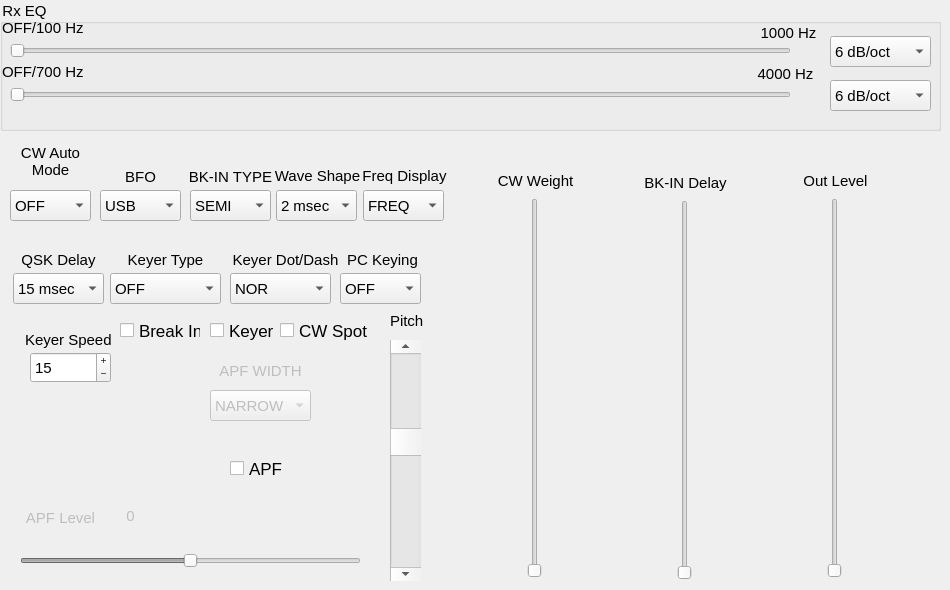
      <widget class="QWidget" name="CW">
       <property name="styleSheet">
        <string notr="true">QWidget{font: &quot;MS Shell Dlg 2&quot;; font-size: 15px}</string>
       </property>
       <attribute name="title">
        <string>CW</string>
       </attribute>
       <widget class="QGroupBox" name="gpEQ_CW">
        <property name="geometry">
         <rect>
          <x>0</x>
          <y>0</y>
          <width>941</width>
          <height>131</height>
         </rect>
        </property>
        <property name="title">
         <string>Rx EQ</string>
        </property>
        <widget class="QComboBox" name="cbCWHCutSlope">
         <property name="geometry">
          <rect>
           <x>830</x>
           <y>80</y>
           <width>101</width>
           <height>31</height>
          </rect>
         </property>
         <item>
          <property name="text">
           <string>6 dB/oct</string>
          </property>
         </item>
         <item>
          <property name="text">
           <string>18 dB/oct</string>
          </property>
         </item>
        </widget>
        <widget class="QLabel" name="lblLcutEnd_CW">
         <property name="geometry">
          <rect>
           <x>753</x>
           <y>23</y>
           <width>71</width>
           <height>20</height>
          </rect>
         </property>
         <property name="text">
          <string>1000 Hz</string>
         </property>
         <property name="alignment">
          <set>Qt::AlignCenter</set>
         </property>
        </widget>
        <widget class="QSlider" name="lvlCWHCutFreq">
         <property name="geometry">
          <rect>
           <x>10</x>
           <y>84</y>
           <width>781</width>
           <height>22</height>
          </rect>
         </property>
         <property name="maximum">
          <number>67</number>
         </property>
         <property name="orientation">
          <enum>Qt::Horizontal</enum>
         </property>
        </widget>
        <widget class="QSlider" name="lvlCWLCutFreq">
         <property name="geometry">
          <rect>
           <x>10</x>
           <y>40</y>
           <width>781</width>
           <height>22</height>
          </rect>
         </property>
         <property name="maximum">
          <number>19</number>
         </property>
         <property name="orientation">
          <enum>Qt::Horizontal</enum>
         </property>
        </widget>
        <widget class="QLabel" name="lbHLcutEnd_CW">
         <property name="geometry">
          <rect>
           <x>750</x>
           <y>64</y>
           <width>71</width>
           <height>20</height>
          </rect>
         </property>
         <property name="text">
          <string>4000 Hz</string>
         </property>
         <property name="alignment">
          <set>Qt::AlignCenter</set>
         </property>
        </widget>
        <widget class="QLabel" name="lblLcutStart_CW">
         <property name="geometry">
          <rect>
           <x>2</x>
           <y>20</y>
           <width>91</width>
           <height>16</height>
          </rect>
         </property>
         <property name="text">
          <string>OFF/100 Hz</string>
         </property>
        </widget>
        <widget class="QComboBox" name="cbCWLCutSlope">
         <property name="geometry">
          <rect>
           <x>830</x>
           <y>36</y>
           <width>101</width>
           <height>31</height>
          </rect>
         </property>
         <item>
          <property name="text">
           <string>6 dB/oct</string>
          </property>
         </item>
         <item>
          <property name="text">
           <string>18 dB/oct</string>
          </property>
         </item>
        </widget>
        <widget class="QLabel" name="lblHcutStart_CW">
         <property name="geometry">
          <rect>
           <x>2</x>
           <y>64</y>
           <width>91</width>
           <height>16</height>
          </rect>
         </property>
         <property name="text">
          <string>OFF/700 Hz</string>
         </property>
        </widget>
       </widget>
       <widget class="QLabel" name="lblCWOutLevel">
        <property name="geometry">
         <rect>
          <x>770</x>
          <y>170</y>
          <width>131</width>
          <height>21</height>
         </rect>
        </property>
        <property name="text">
         <string>Out Level</string>
        </property>
        <property name="alignment">
         <set>Qt::AlignCenter</set>
        </property>
       </widget>
       <widget class="QSlider" name="lvlCWOutLevel">
        <property name="geometry">
         <rect>
          <x>810</x>
          <y>198</y>
          <width>50</width>
          <height>380</height>
         </rect>
        </property>
        <property name="maximum">
         <number>100</number>
        </property>
        <property name="orientation">
         <enum>Qt::Vertical</enum>
        </property>
       </widget>
       <widget class="QComboBox" name="cbCWAutoMode">
        <property name="geometry">
         <rect>
          <x>10</x>
          <y>190</y>
          <width>81</width>
          <height>31</height>
         </rect>
        </property>
        <item>
         <property name="text">
          <string>OFF</string>
         </property>
        </item>
        <item>
         <property name="text">
          <string>50M</string>
         </property>
        </item>
        <item>
         <property name="text">
          <string>ON</string>
         </property>
        </item>
       </widget>
       <widget class="QLabel" name="lblCwAutoMode">
        <property name="geometry">
         <rect>
          <x>10</x>
          <y>136</y>
          <width>81</width>
          <height>51</height>
         </rect>
        </property>
        <property name="text">
         <string>CW Auto Mode</string>
        </property>
        <property name="alignment">
         <set>Qt::AlignCenter</set>
        </property>
        <property name="wordWrap">
         <bool>true</bool>
        </property>
       </widget>
       <widget class="QComboBox" name="cbCWBFO">
        <property name="geometry">
         <rect>
          <x>100</x>
          <y>190</y>
          <width>81</width>
          <height>31</height>
         </rect>
        </property>
        <item>
         <property name="text">
          <string>USB</string>
         </property>
        </item>
        <item>
         <property name="text">
          <string>LSB</string>
         </property>
        </item>
        <item>
         <property name="text">
          <string>AUTO</string>
         </property>
        </item>
       </widget>
       <widget class="QLabel" name="lblCWBfo">
        <property name="geometry">
         <rect>
          <x>100</x>
          <y>166</y>
          <width>81</width>
          <height>21</height>
         </rect>
        </property>
        <property name="text">
         <string>BFO</string>
        </property>
        <property name="alignment">
         <set>Qt::AlignCenter</set>
        </property>
       </widget>
       <widget class="QLabel" name="lblBreakIn">
        <property name="geometry">
         <rect>
          <x>187</x>
          <y>166</y>
          <width>87</width>
          <height>21</height>
         </rect>
        </property>
        <property name="text">
         <string>BK-IN TYPE</string>
        </property>
        <property name="alignment">
         <set>Qt::AlignCenter</set>
        </property>
       </widget>
       <widget class="QComboBox" name="cbCWBkInType">
        <property name="geometry">
         <rect>
          <x>190</x>
          <y>190</y>
          <width>81</width>
          <height>31</height>
         </rect>
        </property>
        <item>
         <property name="text">
          <string>SEMI</string>
         </property>
        </item>
        <item>
         <property name="text">
          <string>FULL</string>
         </property>
        </item>
       </widget>
       <widget class="QLabel" name="lblCWWaveShape">
        <property name="geometry">
         <rect>
          <x>273</x>
          <y>166</y>
          <width>89</width>
          <height>20</height>
         </rect>
        </property>
        <property name="text">
         <string>Wave Shape</string>
        </property>
        <property name="alignment">
         <set>Qt::AlignCenter</set>
        </property>
       </widget>
       <widget class="QComboBox" name="cbWaveShape">
        <property name="geometry">
         <rect>
          <x>276</x>
          <y>190</y>
          <width>81</width>
          <height>31</height>
         </rect>
        </property>
        <property name="currentIndex">
         <number>0</number>
        </property>
        <item>
         <property name="text">
          <string>2 msec</string>
         </property>
        </item>
        <item>
         <property name="text">
          <string>4 msec</string>
         </property>
        </item>
       </widget>
       <widget class="QLabel" name="lblCWFreqDispaly">
        <property name="geometry">
         <rect>
          <x>360</x>
          <y>166</y>
          <width>89</width>
          <height>20</height>
         </rect>
        </property>
        <property name="text">
         <string>Freq Display</string>
        </property>
        <property name="alignment">
         <set>Qt::AlignCenter</set>
        </property>
       </widget>
       <widget class="QComboBox" name="cbCWFreqDisplay">
        <property name="geometry">
         <rect>
          <x>363</x>
          <y>190</y>
          <width>81</width>
          <height>31</height>
         </rect>
        </property>
        <item>
         <property name="text">
          <string>FREQ</string>
         </property>
        </item>
        <item>
         <property name="text">
          <string>PITCH</string>
         </property>
        </item>
       </widget>
       <widget class="QLabel" name="lblCWPCKeying">
        <property name="geometry">
         <rect>
          <x>347</x>
          <y>250</y>
          <width>71</width>
          <height>20</height>
         </rect>
        </property>
        <property name="text">
         <string>PC Keying</string>
        </property>
        <property name="alignment">
         <set>Qt::AlignCenter</set>
        </property>
       </widget>
       <widget class="QComboBox" name="cbCWPCKeying">
        <property name="geometry">
         <rect>
          <x>340</x>
          <y>273</y>
          <width>81</width>
          <height>31</height>
         </rect>
        </property>
        <item>
         <property name="text">
          <string>OFF</string>
         </property>
        </item>
        <item>
         <property name="text">
          <string>DAKY</string>
         </property>
        </item>
        <item>
         <property name="text">
          <string>RTS</string>
         </property>
        </item>
        <item>
         <property name="text">
          <string>DTR</string>
         </property>
        </item>
       </widget>
       <widget class="QLabel" name="lblCWBkInDelay">
        <property name="geometry">
         <rect>
          <x>600</x>
          <y>172</y>
          <width>171</width>
          <height>21</height>
         </rect>
        </property>
        <property name="text">
         <string>BK-IN Delay</string>
        </property>
        <property name="alignment">
         <set>Qt::AlignCenter</set>
        </property>
       </widget>
       <widget class="QSlider" name="lvlCWBKINDelay">
        <property name="geometry">
         <rect>
          <x>660</x>
          <y>200</y>
          <width>50</width>
          <height>380</height>
         </rect>
        </property>
        <property name="minimum">
         <number>30</number>
        </property>
        <property name="maximum">
         <number>3000</number>
        </property>
        <property name="singleStep">
         <number>10</number>
        </property>
        <property name="orientation">
         <enum>Qt::Vertical</enum>
        </property>
       </widget>
       <widget class="QComboBox" name="cbCWQSKDelayTime">
        <property name="geometry">
         <rect>
          <x>13</x>
          <y>273</y>
          <width>91</width>
          <height>31</height>
         </rect>
        </property>
        <item>
         <property name="text">
          <string>15 msec</string>
         </property>
        </item>
        <item>
         <property name="text">
          <string>20 msec</string>
         </property>
        </item>
        <item>
         <property name="text">
          <string>25 msec</string>
         </property>
        </item>
        <item>
         <property name="text">
          <string>30 msec</string>
         </property>
        </item>
       </widget>
       <widget class="QLabel" name="lblCWQSKDelayTime">
        <property name="geometry">
         <rect>
          <x>13</x>
          <y>250</y>
          <width>91</width>
          <height>20</height>
         </rect>
        </property>
        <property name="text">
         <string>QSK Delay</string>
        </property>
        <property name="alignment">
         <set>Qt::AlignCenter</set>
        </property>
       </widget>
       <widget class="QLabel" name="lblCWKeyerType">
        <property name="geometry">
         <rect>
          <x>110</x>
          <y>250</y>
          <width>111</width>
          <height>20</height>
         </rect>
        </property>
        <property name="text">
         <string>Keyer Type</string>
        </property>
        <property name="alignment">
         <set>Qt::AlignCenter</set>
        </property>
       </widget>
       <widget class="QComboBox" name="cbCWKeyerType">
        <property name="geometry">
         <rect>
          <x>110</x>
          <y>273</y>
          <width>111</width>
          <height>31</height>
         </rect>
        </property>
        <item>
         <property name="text">
          <string>OFF</string>
         </property>
        </item>
        <item>
         <property name="text">
          <string>BUG</string>
         </property>
        </item>
        <item>
         <property name="text">
          <string>ELEKEY-B</string>
         </property>
        </item>
        <item>
         <property name="text">
          <string>ELEKEY-Y</string>
         </property>
        </item>
        <item>
         <property name="text">
          <string>ACS</string>
         </property>
        </item>
       </widget>
       <widget class="QLabel" name="lblCWKeyerDotDash">
        <property name="geometry">
         <rect>
          <x>220</x>
          <y>250</y>
          <width>131</width>
          <height>20</height>
         </rect>
        </property>
        <property name="text">
         <string>Keyer Dot/Dash</string>
        </property>
        <property name="alignment">
         <set>Qt::AlignCenter</set>
        </property>
       </widget>
       <widget class="QComboBox" name="cbCWKeyerDotDash">
        <property name="geometry">
         <rect>
          <x>230</x>
          <y>273</y>
          <width>101</width>
          <height>31</height>
         </rect>
        </property>
        <item>
         <property name="text">
          <string>NOR</string>
         </property>
        </item>
        <item>
         <property name="text">
          <string>REV</string>
         </property>
        </item>
       </widget>
       <widget class="QLabel" name="lblCWWeight">
        <property name="geometry">
         <rect>
          <x>480</x>
          <y>170</y>
          <width>111</width>
          <height>21</height>
         </rect>
        </property>
        <property name="text">
         <string>CW Weight</string>
        </property>
        <property name="alignment">
         <set>Qt::AlignCenter</set>
        </property>
       </widget>
       <widget class="QSlider" name="lvlCWWeight">
        <property name="geometry">
         <rect>
          <x>510</x>
          <y>198</y>
          <width>50</width>
          <height>380</height>
         </rect>
        </property>
        <property name="minimum">
         <number>24</number>
        </property>
        <property name="maximum">
         <number>45</number>
        </property>
        <property name="singleStep">
         <number>1</number>
        </property>
        <property name="pageStep">
         <number>1</number>
        </property>
        <property name="value">
         <number>24</number>
        </property>
        <property name="orientation">
         <enum>Qt::Vertical</enum>
        </property>
       </widget>
       <widget class="QCheckBox" name="chkbxKeyerEnable">
        <property name="enabled">
         <bool>true</bool>
        </property>
        <property name="geometry">
         <rect>
          <x>210</x>
          <y>310</y>
          <width>91</width>
          <height>41</height>
         </rect>
        </property>
        <property name="toolTip">
         <string>This CAT command is broken in the firmware</string>
        </property>
        <property name="styleSheet">
         <string notr="true">QCheckBox{font: &quot;MS Shell Dlg 2&quot;; font-size: 17px; }</string>
        </property>
        <property name="text">
         <string>Keyer</string>
        </property>
       </widget>
       <widget class="QSpinBox" name="spbxKeySpeed">
        <property name="geometry">
         <rect>
          <x>30</x>
          <y>352</y>
          <width>81</width>
          <height>31</height>
         </rect>
        </property>
        <property name="mouseTracking">
         <bool>true</bool>
        </property>
        <property name="tabletTracking">
         <bool>true</bool>
        </property>
        <property name="buttonSymbols">
         <enum>QAbstractSpinBox::PlusMinus</enum>
        </property>
        <property name="correctionMode">
         <enum>QAbstractSpinBox::CorrectToNearestValue</enum>
        </property>
        <property name="minimum">
         <number>4</number>
        </property>
        <property name="maximum">
         <number>60</number>
        </property>
        <property name="value">
         <number>15</number>
        </property>
       </widget>
       <widget class="QLabel" name="lblKeyerSpeed">
        <property name="geometry">
         <rect>
          <x>25</x>
          <y>329</y>
          <width>101</width>
          <height>21</height>
         </rect>
        </property>
        <property name="text">
         <string>Keyer Speed</string>
        </property>
       </widget>
       <widget class="QCheckBox" name="chkCWSpot">
        <property name="geometry">
         <rect>
          <x>280</x>
          <y>310</y>
          <width>91</width>
          <height>41</height>
         </rect>
        </property>
        <property name="styleSheet">
         <string notr="true">QCheckBox{font: &quot;MS Shell Dlg 2&quot;; font-size: 17px; }</string>
        </property>
        <property name="text">
         <string>CW Spot</string>
        </property>
       </widget>
       <widget class="QLabel" name="label_21">
        <property name="geometry">
         <rect>
          <x>390</x>
          <y>310</y>
          <width>81</width>
          <height>21</height>
         </rect>
        </property>
        <property name="text">
         <string>Pitch</string>
        </property>
       </widget>
       <widget class="QScrollBar" name="vsKeyPitch">
        <property name="geometry">
         <rect>
          <x>390</x>
          <y>340</y>
          <width>31</width>
          <height>241</height>
         </rect>
        </property>
        <property name="minimum">
         <number>300</number>
        </property>
        <property name="maximum">
         <number>1050</number>
        </property>
        <property name="singleStep">
         <number>10</number>
        </property>
        <property name="pageStep">
         <number>20</number>
        </property>
        <property name="value">
         <number>600</number>
        </property>
        <property name="orientation">
         <enum>Qt::Vertical</enum>
        </property>
       </widget>
       <widget class="QCheckBox" name="ckAPF">
        <property name="geometry">
         <rect>
          <x>230</x>
          <y>460</y>
          <width>70</width>
          <height>17</height>
         </rect>
        </property>
        <property name="styleSheet">
         <string notr="true">QCheckBox{font: &quot;MS Shell Dlg 2&quot;; font-size: 17px; }</string>
        </property>
        <property name="text">
         <string>APF</string>
        </property>
       </widget>
       <widget class="QLabel" name="lblAPFPeak">
        <property name="enabled">
         <bool>false</bool>
        </property>
        <property name="geometry">
         <rect>
          <x>20</x>
          <y>510</y>
          <width>81</width>
          <height>16</height>
         </rect>
        </property>
        <property name="text">
         <string>APF Level</string>
        </property>
        <property name="alignment">
         <set>Qt::AlignCenter</set>
        </property>
       </widget>
       <widget class="QLabel" name="label_4">
        <property name="enabled">
         <bool>false</bool>
        </property>
        <property name="geometry">
         <rect>
          <x>210</x>
          <y>360</y>
          <width>101</width>
          <height>21</height>
         </rect>
        </property>
        <property name="font">
         <font>
          <pointsize>-1</pointsize>
          <weight>50</weight>
          <italic>false</italic>
          <bold>false</bold>
         </font>
        </property>
        <property name="text">
         <string>APF WIDTH</string>
        </property>
        <property name="alignment">
         <set>Qt::AlignCenter</set>
        </property>
       </widget>
       <widget class="QComboBox" name="cbApfWidth">
        <property name="enabled">
         <bool>false</bool>
        </property>
        <property name="geometry">
         <rect>
          <x>210</x>
          <y>390</y>
          <width>101</width>
          <height>31</height>
         </rect>
        </property>
        <property name="styleSheet">
         <string notr="true"/>
        </property>
        <item>
         <property name="text">
          <string>NARROW</string>
         </property>
        </item>
        <item>
         <property name="text">
          <string>MEDIUM</string>
         </property>
        </item>
        <item>
         <property name="text">
          <string>WIDE</string>
         </property>
        </item>
       </widget>
       <widget class="QLabel" name="lblApfLevelValue">
        <property name="enabled">
         <bool>false</bool>
        </property>
        <property name="geometry">
         <rect>
          <x>100</x>
          <y>490</y>
          <width>61</width>
          <height>51</height>
         </rect>
        </property>
        <property name="text">
         <string>0</string>
        </property>
        <property name="alignment">
         <set>Qt::AlignCenter</set>
        </property>
       </widget>
       <widget class="QSlider" name="lvlAPF">
        <property name="enabled">
         <bool>false</bool>
        </property>
        <property name="geometry">
         <rect>
          <x>20</x>
          <y>550</y>
          <width>341</width>
          <height>22</height>
         </rect>
        </property>
        <property name="minimum">
         <number>0</number>
        </property>
        <property name="maximum">
         <number>50</number>
        </property>
        <property name="value">
         <number>25</number>
        </property>
        <property name="orientation">
         <enum>Qt::Horizontal</enum>
        </property>
       </widget>
       <widget class="QCheckBox" name="chkbxBreakIn">
        <property name="geometry">
         <rect>
          <x>120</x>
          <y>310</y>
          <width>81</width>
          <height>41</height>
         </rect>
        </property>
        <property name="styleSheet">
         <string notr="true">QCheckBox{font: &quot;MS Shell Dlg 2&quot;; font-size: 17px; }</string>
        </property>
        <property name="text">
         <string>Break In</string>
        </property>
       </widget>
      </widget>
